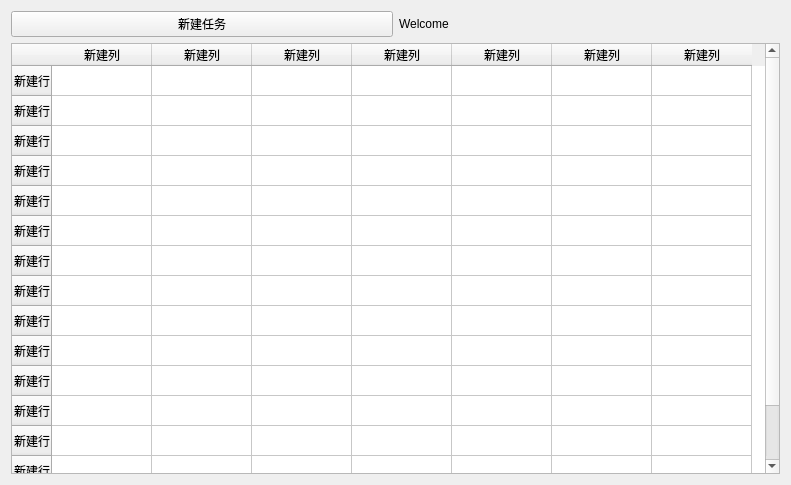
<?xml version="1.0" encoding="UTF-8"?>
<ui version="4.0">
 <class>Form</class>
 <widget class="QWidget" name="Form">
  <property name="geometry">
   <rect>
    <x>0</x>
    <y>0</y>
    <width>791</width>
    <height>485</height>
   </rect>
  </property>
  <property name="windowTitle">
   <string>Form</string>
  </property>
  <layout class="QVBoxLayout" name="verticalLayout">
   <item>
    <layout class="QHBoxLayout" name="horizontalLayout">
     <item>
      <widget class="QPushButton" name="pushButton">
       <property name="text">
        <string>新建任务</string>
       </property>
      </widget>
     </item>
     <item>
      <widget class="QLabel" name="label">
       <property name="text">
        <string>Welcome</string>
       </property>
      </widget>
     </item>
    </layout>
   </item>
   <item>
    <widget class="QTableWidget" name="table_task">
     <property name="baseSize">
      <size>
       <width>0</width>
       <height>0</height>
      </size>
     </property>
     <row>
      <property name="text">
       <string>新建行</string>
      </property>
     </row>
     <row>
      <property name="text">
       <string>新建行</string>
      </property>
     </row>
     <row>
      <property name="text">
       <string>新建行</string>
      </property>
     </row>
     <row>
      <property name="text">
       <string>新建行</string>
      </property>
     </row>
     <row>
      <property name="text">
       <string>新建行</string>
      </property>
     </row>
     <row>
      <property name="text">
       <string>新建行</string>
      </property>
     </row>
     <row>
      <property name="text">
       <string>新建行</string>
      </property>
     </row>
     <row>
      <property name="text">
       <string>新建行</string>
      </property>
     </row>
     <row>
      <property name="text">
       <string>新建行</string>
      </property>
     </row>
     <row>
      <property name="text">
       <string>新建行</string>
      </property>
     </row>
     <row>
      <property name="text">
       <string>新建行</string>
      </property>
     </row>
     <row>
      <property name="text">
       <string>新建行</string>
      </property>
     </row>
     <row>
      <property name="text">
       <string>新建行</string>
      </property>
     </row>
     <row>
      <property name="text">
       <string>新建行</string>
      </property>
     </row>
     <row>
      <property name="text">
       <string>新建行</string>
      </property>
     </row>
     <column>
      <property name="text">
       <string>新建列</string>
      </property>
     </column>
     <column>
      <property name="text">
       <string>新建列</string>
      </property>
     </column>
     <column>
      <property name="text">
       <string>新建列</string>
      </property>
     </column>
     <column>
      <property name="text">
       <string>新建列</string>
      </property>
     </column>
     <column>
      <property name="text">
       <string>新建列</string>
      </property>
     </column>
     <column>
      <property name="text">
       <string>新建列</string>
      </property>
     </column>
     <column>
      <property name="text">
       <string>新建列</string>
      </property>
     </column>
    </widget>
   </item>
  </layout>
 </widget>
 <resources/>
 <connections/>
</ui>
